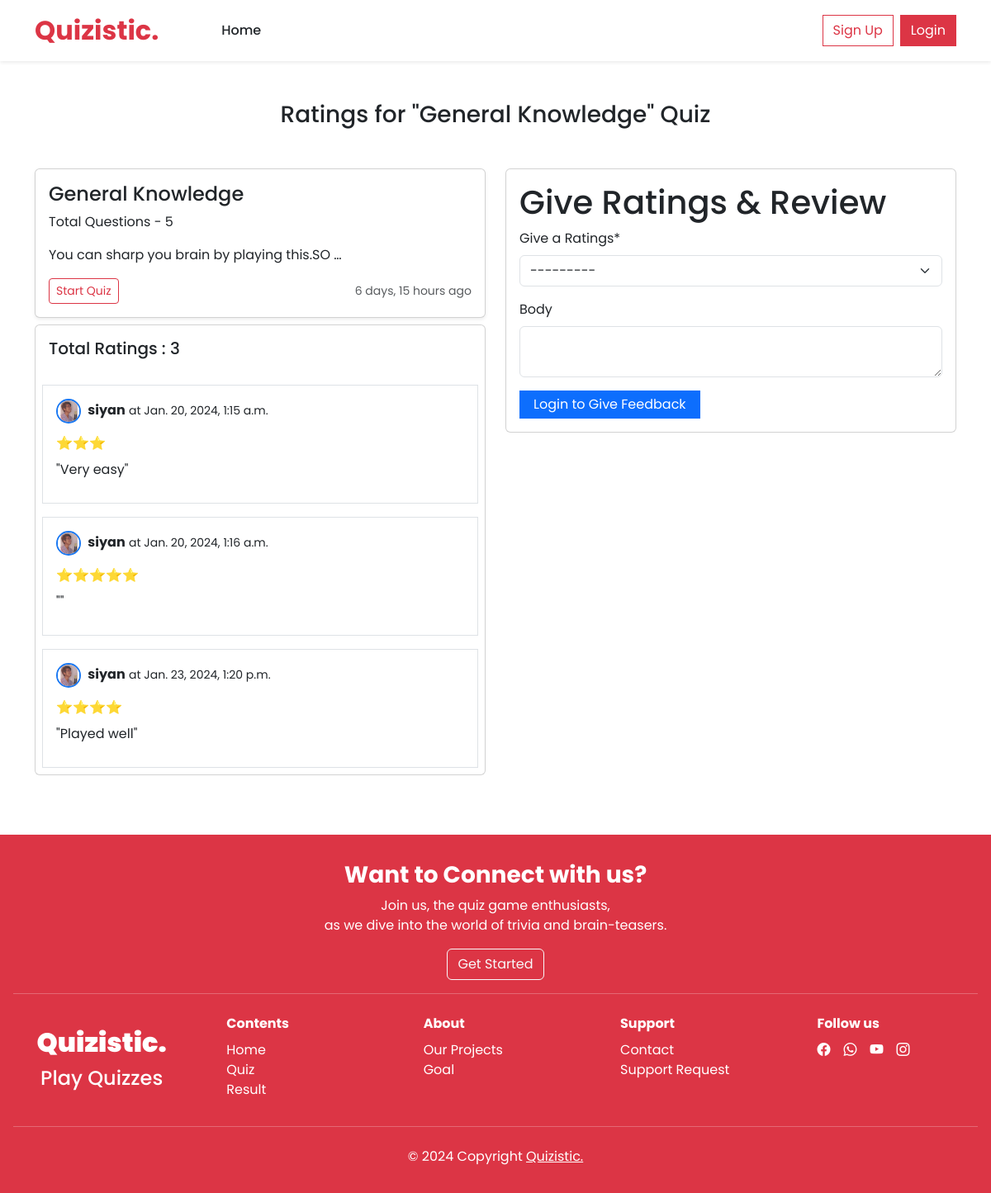
/quiz/ratings/3/, run on an earlier commit of the app's database.
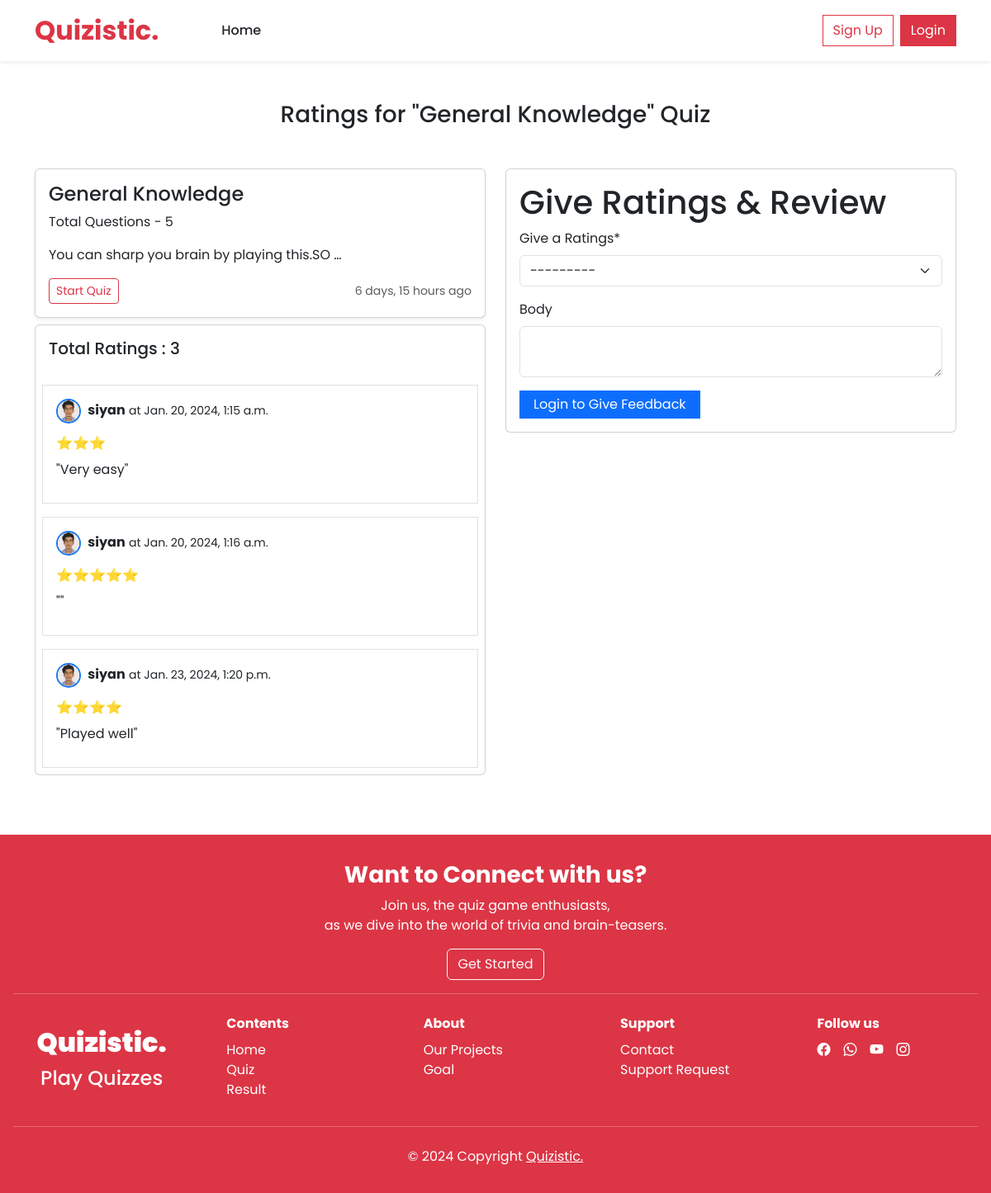
And on a later commit of the database.
### quiz/models.py (models this page shows, shortened)
class Comment(models.Model):
    quiz = models.ForeignKey(Quiz, on_delete=models.CASCADE, related_name='comments')
    user = models.ForeignKey(User, on_delete=models.CASCADE,null=True)
    choice = models.CharField(choices=RATINGS,max_length=20)
    body = models.TextField(blank=True, null=True)
    created_on = models.DateTimeField(auto_now_add=True)

### account/models.py (models this page shows, shortened)
class UserProfile(models.Model):
    user = models.OneToOneField(User, related_name='account', on_delete=models.CASCADE)
    profile_image = models.ImageField(upload_to='account/media/uploads/',default='account/media/uploads/user.png', blank = True, null = True)

### quiz/views.py (the view, shortened to what this page needs)
# urls.py: path('ratings/<int:id>/', views.RatingsView.as_view(), name='ratings'),
class RatingsView(DetailView):
    model = models.Quiz
    pk_url_kwarg = 'id'
    template_name = 'ratings.html'
    def get_context_data(self, **kwargs):
        context = super().get_context_data(**kwargs)
        quiz = self.object
        comments = quiz.comments.all()
        comment_form = forms.CommentForm()
        context['comments'] = comments
        context['comment_form'] = comment_form
        return context

### quiz/forms.py
class CommentForm(forms.ModelForm):
    class Meta:
        model = Comment
        fields = ['choice','body']
        labels = {
            'choice': 'Give a Ratings',
        }
    body = forms.CharField(
        widget=forms.Textarea(attrs={'rows': 2}),
        required=False
        )

### quiz/templates/ratings.html (shortened to what this page needs)
{% extends 'base.html' %}
{% load static %}
{% load crispy_forms_tags %}
{% block content %}
<div class="container mb-5 pb-3">
    <h3 class="text-center my-5">Ratings for "{{quiz.title}}" Quiz</h3>
    <div class="row">
        <div class="col-12 col-md-6 order-2 order-md-1">
            <div class="col">
                <div class="card shadow-sm">
                    <div class="card-body">
                        <h4>{{quiz.title}}</h4>
                        <p class="card-text">Total Questions - {{quiz.question_set.count}}</p>
                        <p class="card-text">{{quiz.description | truncatewords:8}}</p>
                        <div class="d-flex justify-content-between align-items-center">
                            <div class="btn-group">
                                <a href="{% url 'question' quiz.id %}" type="button"
                                    class="btn btn-sm btn-outline-danger">Start
                                    Quiz</a>
                            </div>
                            <small class="text-body-secondary">{{quiz.created_at | timesince}} ago</small>
                        </div>
                    </div>
                </div>
            </div>
            <div class="card my-2">
                <h5 class="p-3">Total Ratings : {{comments | length}}</h5>
                {% for comment in comments %}
                <div class="card-body border m-2 lh-1 ">
                    <p>
                        {% if comment.user.account.profile_image and comment.user.account.profile_image.url %}
                        <img src="{{ comment.user.account.profile_image.url }}" class="profile-pic me-1"
                            alt="Profile Pic"
                            style="border-radius: 50%; height: 30px; width: 30px; object-fit: cover; object-position: 50% 20%; border: 2px solid #1877f2;">
                        {% else %}
                        <img src="{% static 'images/default.png' %}" class="profile-pic me-1" alt="Profile Pic"
                            style="border-radius: 50%; height: 30px; width: 30px; object-fit: cover; object-position: 50% 20%; border: 2px solid #1877f2;">
                        {% endif %}
                        <b> {{comment.user.username}}</b> <small>at {{comment.created_on}}</small>
                    </p>
                    <p>{{comment.choice}}</p>
                    <p>"{{comment.body}}"</p>
                </div>
                {% endfor %}
            </div>
        </div>
        <div class="col-12 col-md-6 order-1 order-md-2 mb-2">
            <div class="card">
                <div class="card-body">
                    <form method="post">
                        <h1>Give Ratings & Review</h1>
                        {{comment_form | crispy}}
                        {% if user.is_authenticated %}
                        <button class="btn btn-danger rounded-0" type="submit">Submit</button>
                        {% else %}
                        <a href="{% url 'login' %}" class="btn btn-primary  px-3 py-1 rounded-0">Login to
                            Give
                            Feedback</a>
                        {% endif %}
                </div>
            </div>
        </div>
    </div>
</div>
{% endblock %}

What changed in the data, as far as the page shows it:
changed through a linked row, Comment "Very easy": user.account.profile_image: a different picture
changed through a linked row, Comment "Jan. 20, 2024, 1:16 a.m.": user.account.profile_image: a different picture
changed through a linked row, Comment "Played well": user.account.profile_image: a different picture
